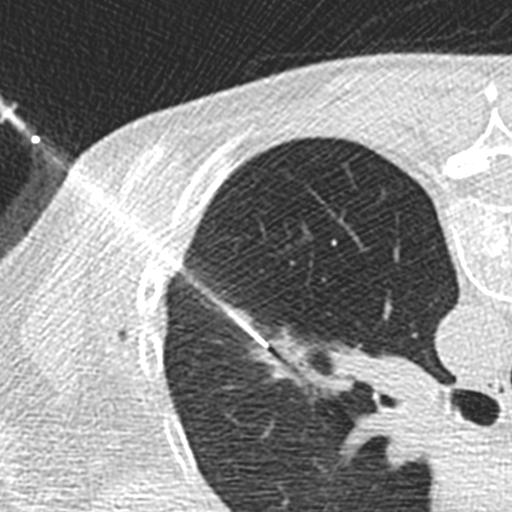
#> input picture data_full/images/12105.jpg, 512 x 512 px, given as the content of the folder ../../data_full/1/, which was not available
$ jupyter execute image_pipeline_fullset.ipynb
#> lines starting #> are read from the running program, lines starting #| are printed output that depends on the picture; pictures that were not available may be replaced by others from this repository, and a replacement may not be noted
[cell 1]
'''
import necessary packages and functions
'''

import os
import re
import io
import csv
import cv2
import random
import sys
import glob
import re
import imageio
import itertools

import numpy as np
import matplotlib.pyplot as plt

from scipy import ndarray, ndimage
from skimage import io, color, transform, util, morphology, measure, filters
from skimage.color import rgb2gray
from skimage.io import imsave, imshow, imread
from skimage.transform import rescale, resize, downscale_local_mean
from skimage.io import imshow, imsave
from skimage.color import rgb2gray
from skimage.transform import rescale, resize, downscale_local_mean
from skimage.segmentation import clear_border
from skimage.morphology import ball, disk, remove_small_objects
from skimage.morphology import erosion, dilation, closing, reconstruction
from skimage.morphology import binary_erosion, binary_dilation, binary_closing, binary_opening
from skimage.measure import label, regionprops, perimeter
from skimage.filters import roberts, sobel, threshold_otsu

[cell 2]
'''
define move_by_labels function to move images based on csv labels
'''

def move_by_label(source_dir, dest_dir, labels):
    with open(labels) as infile:
        next(infile)  # Skip the header row
        reader = csv.reader(infile)
        seen = set()
        for External_ID, Label in reader:
            src = os.path.join(source_dir, External_ID)
            dest = os.path.join(dest_dir, Label, External_ID)
            try:
                os.rename(src, dest)
            except WindowsError as e:
                print (e)

'''
define import_images function to pull from directory, convert to grayscale, append to list
'''
def import_images(dir_name, images, image_names):
    for root, dirnames, filenames in os.walk(dir_name):
        for filename in filenames:
            if re.search("\.(jpg|jpeg|png|bmp|tiff)$", filename):
                filepath = os.path.join(root, filename)
                image_names.append(filename)

                ## read images and add to list
                image = io.imread(fname=filepath)
                image_gray = rgb2gray(image)
                images.append(image_gray)

'''
define move_images function to move files between directories
'''
def move_images(img_list, src_dir, dest_dir):
    for img in img_list:
        src = os.path.join(src_dir, img)
        dest = os.path.join(dest_dir, img)
        os.rename(src, dest)

'''
define split_dataset function for training, testing, and validation split
'''
def split_dataset(imgs, src_dir, train_dir, test_dir, validation_dir, rseed = 420):
    imgs.sort
    random.seed(rseed)
    random.shuffle(imgs)
    split_1 = int(0.8 * len(imgs))
    split_2 = int(0.9 * len(imgs))
    train = imgs[:split_1]
    validation = imgs[split_1:split_2]
    test = imgs[split_2:]

    move_images(train, src_dir, train_dir)
    move_images(test, src_dir, test_dir)
    move_images(validation, src_dir, validation_dir)

'''
define image augmentation functions to amplify dataset
'''
def random_rotation(image_array: ndarray):
    # pick a random degree of rotation between 25% on the left and 25% on the right
    random_degree = random.uniform(-25, 25)
    return sk.transform.rotate(image_array, random_degree)

def horizontal_flip(image_array: ndarray):
    # horizontal flip doesn't need skimage, it's easy as flipping the image array of pixels !
    return image_array[:, ::-1]

def vertical_flip(image_array: ndarray):
    # vertical flip doesn't need skimage, it's easy as flipping the image array of pixels !
    return image_array[::-1, :]

def augment_images(imgs, img_names):
    for i in range(len(imgs)):
        img_name = img_names[i]

        himg = horizontal_flip(imgs[i])
        hfilename='{}{}{}'.format(aug_dir, 'himg', img_name)
        cv2.imwrite(hfilename, himg)

        vimg = vertical_flip(imgs[i])
        vfilename='{}{}{}'.format(aug_dir, 'vimg', img_name)
        cv2.imwrite(vfilename, vimg)

        hvimg = horizontal_flip(vimg)
        hvfilename='{}{}{}'.format(aug_dir, 'hvimg', img_name)
        cv2.imwrite(hvfilename, hvimg)

'''
define function to display multiple images in a single plot
'''

def show_images(images, cols = 4, titles = None):
    """Display a list of images in a single figure with matplotlib.

    Parameters
    ---------
    images: List of np.arrays compatible with plt.imshow.

    cols (Default = 1): Number of columns in figure (number of rows is
                        set to np.ceil(n_images/float(cols))).

    titles: List of titles corresponding to each image. Must have
            the same length as titles.
    """
    assert((titles is None)or (len(images) == len(titles)))
    n_images = len(images)
    if titles is None: titles = ['Image (%d)' % i for i in range(1,n_images + 1)]
    fig = plt.figure()
    for n, (image, title) in enumerate(zip(images, titles)):
        a = fig.add_subplot(cols, np.ceil(n_images/float(cols)), n + 1)
        if image.ndim == 2:
            plt.gray()
        plt.imshow(image)
        a.set_title(title, fontsize = 100)
    fig.set_size_inches(np.array(fig.get_size_inches()) * n_images)
    plt.show()

[cell 3]
'''
remove non-lung and poor quality images

'''

SOURCE_ROOT = '../../data_full/images/'
DEST_ROOT = '../../data_full/removed/'
labels_remove = '../../data_full/labels_remove.csv'

move_by_label(SOURCE_ROOT, DEST_ROOT, labels_remove)
#> (reads data_full/labels_remove.csv from the repository)

[cell 4]
'''
move images to 0/1 folders based on labels
must modify the master label list to remove the filenames in the removal list
'''

SOURCE_ROOT = '../../data_full/images/'
DEST_ROOT = '../../data_full/'
labels = '../../data_full/labels.csv'

move_by_label(SOURCE_ROOT, DEST_ROOT, labels)
#> (reads data_full/labels.csv from the repository)

[cell 5]
'''
move images to appropriate folder for training, testing, and validation
'''
yes_dir = '../../data_full/1/'
yes_imgs = []
yes_names = []
import_images(yes_dir, yes_imgs, yes_names)
#> in import_images, image is the input picture: shape (512, 512); min 30, max 255, mean 138.7

yes_train = '../../data_full/train/1/'
yes_test = '../../data_full/test/1/'
yes_validation = '../../data_full/validation/1/'
split_dataset(yes_names, yes_dir, yes_train, yes_test, yes_validation)

no_dir = '../../data_full/0/'
no_imgs = []
no_names = []
import_images(no_dir, no_imgs, no_names)

no_train = '../../data_full/train/0/'
no_test = '../../data_full/test/0/'
no_validation = '../../data_full/validation/0/'
split_dataset(no_names, no_dir, no_train, no_test, no_validation)

[cell 6]
'''
amplify training dataset via image augmentation
apply rotation and both horizontal and vertical flips to all images in train folders
'''
img_dir = '../../data_full/train/1'
aug_dir = '../../data_full/augmented/1/'
imgs = []
img_names = []

import_images(img_dir, imgs, img_names)
augment_images(imgs, img_names)
#> the loop in augment_images, `for i in range(len(imgs)):` made 1 pass
#> pass 1, in augment_images, `himg = horizontal_flip(imgs[i])`:
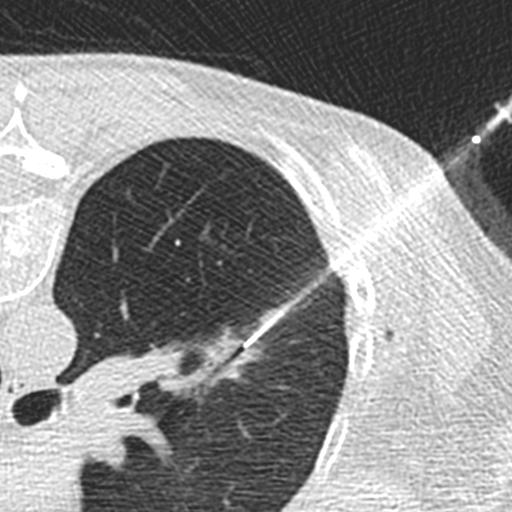
#> himg: shape (512, 512); min 30, max 255, mean 138.7
#> pass 1, in augment_images, `vimg = vertical_flip(imgs[i])`:
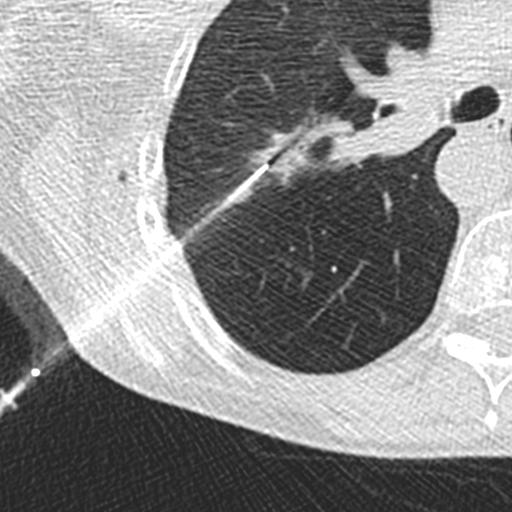
#> vimg: shape (512, 512); min 30, max 255, mean 138.7
#> pass 1, in augment_images, `hvimg = horizontal_flip(vimg)`:
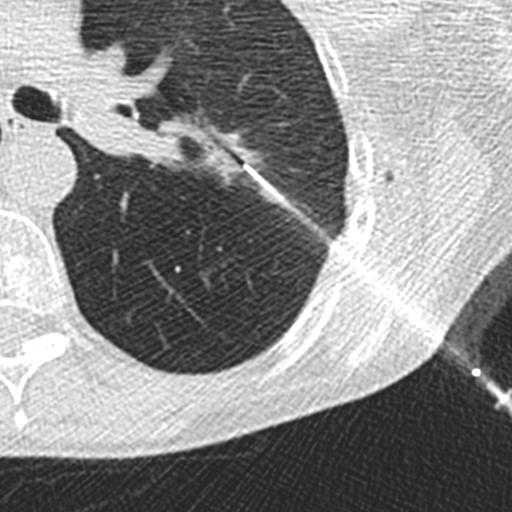
#> hvimg: shape (512, 512); min 30, max 255, mean 138.7

img_dir = '../../data_full/train/0'
aug_dir = '../../data_full/augmented/0/'
imgs = []
img_names = []

import_images(img_dir, imgs, img_names)
augment_images(imgs, img_names)
